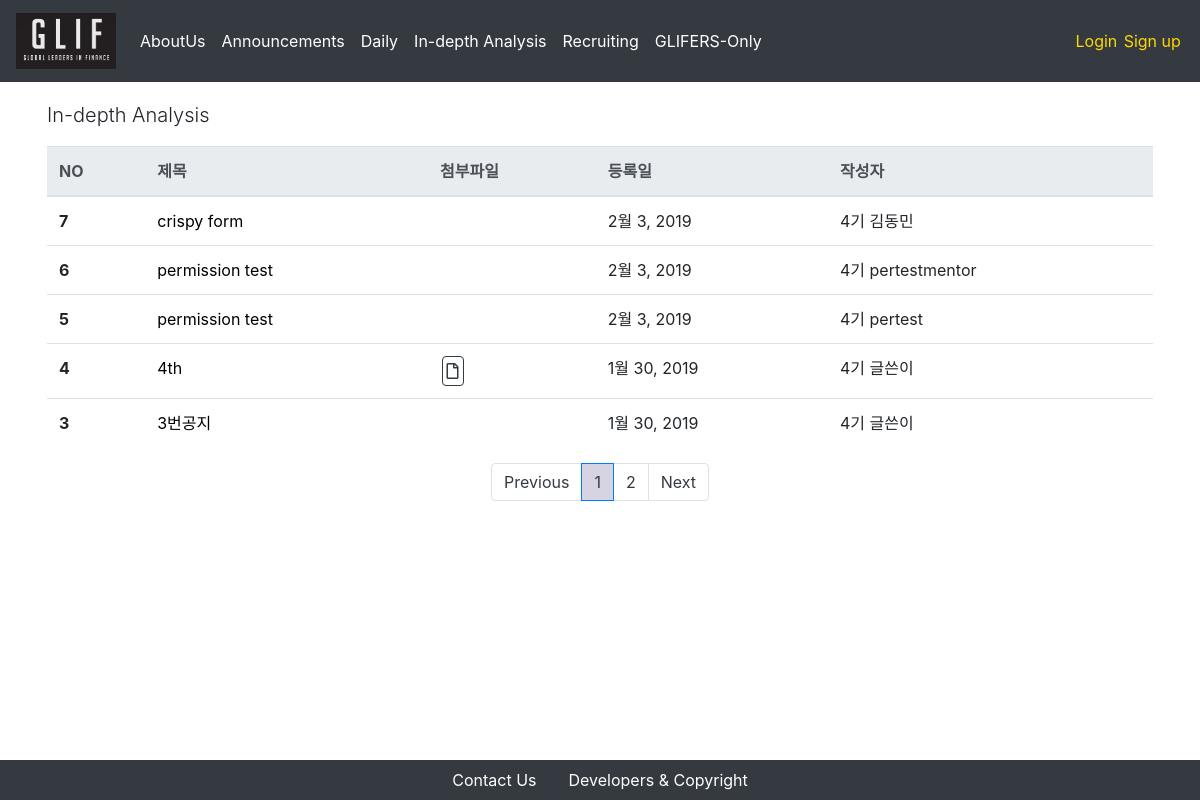
/indepthanalysis/, run on the app's committed database.
### indepthanalysis/models.py (models this page shows, shortened)
class Post(models.Model):
    title = models.CharField(max_length = 250)
    attached_file = models.FileField(upload_to = 'indepth_attached_files/%Y/%m/%d/', blank = True, null = True)
    written_date = models.DateField(auto_now = True)
    writer = models.ForeignKey(Glifer, on_delete = models.CASCADE, related_name = "indepth_writer")
    content = RichTextUploadingField()

### users/models.py (models this page shows)
class Glifer(models.Model):
    user = models.OneToOneField(CustomUser, on_delete = models.CASCADE, primary_key = True)
    is_mentor = models.BooleanField(default=False)
    is_authorized = models.BooleanField(default = False)
    name_en = models.CharField(max_length = 250)
    name_kr = models.CharField(max_length = 250)
    birthdate = models.DateField(default = "2000-01-01")
    phonenumber = models.CharField(max_length = 250)
    work_at = models.CharField(max_length = 250, blank = True)
    self_intro = models.TextField(max_length = 1000)
    profile_img = models.FileField(upload_to = 'profiles/%Y/%m/%d/', default = '/users/man-user.png')
    nth = models.CharField(
        max_length=2,
        choices=nth_CHOICES,
        default=glif_4th,
    )
    def __str__(self):
        return self.nth + " " + self.name_kr

### indepthanalysis/views.py (the view)
# urls.py: path('', PostListView.as_view(), name='announcement-index'),
class PostListView(ListView):
    model = Post
    template_name = 'indepth/index.html'
    context_object_name = "posts"
    paginate_by = 5
    block_size = 5 # 하단의 페이지 목록 수
    def get_queryset(self):
        order_by_recent_time = Post.objects.all().order_by("-pk")
        return order_by_recent_time
    def get_context_data(self, **kwargs):
        context = super(PostListView, self).get_context_data(**kwargs)
        block_size = 5 # 하단의 페이지 목록 수
        start_index = int((context['page_obj'].number - 1) / self.block_size) * self.block_size
        end_index = min(start_index + self.block_size, len(context['paginator'].page_range))
        context['page_range'] = context['paginator'].page_range[start_index:end_index]
        return context

### indepthanalysis/templates/indepth/index.html (shortened to what this page needs)
{% extends 'setups/base.html' %}
{% block body %}
<div class = "container">
    <div class = "row">
        <p class = "lead">In-depth Analysis</p>
        <table class="table">
            <thead class="thead-light">
                <tr>
                    <th scope="col">NO</th>
                    <th scope="col">제목</th>
                    <th scope="col">첨부파일</th>
                    <th scope="col">등록일</th>
                    <th scope="col">작성자</th>
                </tr>
            </thead>
            <tbody>
                {% for post in posts %}
                    <tr>
                        <th scope="row">{{ post.id }}</th>
                        <td>
                            <a href="/indepthanalysis/{{post.pk}}" style = "color:black"> {{ post.title }} </a>
                        </td>
                        {% if post.attached_file != '' %}
                            <td><button type="button" class="btn btn-outline-dark btn-download" onclick="location.href = '/indepthanalysis/{{post.pk}}/download'"><i class="far fa-file"></i></button></td>
                        {% else %}
                            <td></td>
                        {% endif %}
                        <td>{{ post.written_date }}</td>
                        <td>{{ post.writer }}</td>
                    </tr>
                {% endfor %}
            </tbody>
        </table>
    </div>
    <nav aria-label="Page navigation">
        <ul class="pagination justify-content-center">
            {% if page_obj.has_previous %}
            <li class = "page-item">
                <a class = "page-link" href="?page={{ page_obj.previous_page_number }}" aria-label="Previous">
                Previous
                </a>
            </li>
            {% else %}
            <li class="page-item"><a class="page-link" href="#" tabindex="-1" aria-disabled="true">Previous</a></li>
            {% endif %}
            {% for i in page_range %}
            {% if page_obj.number == i %}
                <li class = "active page-item"><a class="page-link" href="#">{{i}}</a></li>
            {% else %}
                <li class = "page-item"><a class = "page-link" href="?page={{ i }}">{{ i }}</a></li>
            {% endif %}
            {% endfor %}
            {% if page_obj.has_next %}
            <li class = "page-item">
                <a class = "page-link" href="?page={{ page_obj.next_page_number }}" aria-label="Next">
                    Next
                </a>
            </li>
            {% else %}
            <li class="page-item">
                <a class="page-link" href="#">Next</a>
            </li>
            {% endif %}
        </ul>
    </nav>
</div>
{% endblock %}

### setups/static/setups/css/index.css (style rules this page uses)
.container { margin-top: 100px; margin-bottom: 100px; padding : 0 2.0rem; }
.btn { margin-left: 0.1em; margin-right: 0.1em; }
.btn.btn-download { padding: 2px 4px; }
a.page-link { color: #343a40!important; }
.pagination.justify-content-center>li.active>a { background: #d6d3e2; color: #fff; }

### setups/static/setups/css/navbar.css (style rules this page uses)
a { color: white; }

### data on the page
Post: id "7", title "crispy form", written_date "2월 3, 2019", writer "4기 김동민"
Post: id "6", title "permission test", written_date "2월 3, 2019", writer "4기 pertestmentor"
Post: id "5", title "permission test", written_date "2월 3, 2019", writer "4기 pertest"
Post: id "4", title "4th", written_date "1월 30, 2019", writer "4기 글쓴이"
Post: id "3", title "3번공지", written_date "1월 30, 2019", writer "4기 글쓴이"

### other printed values
{{ i }} "1"
{{ i }} "2"
